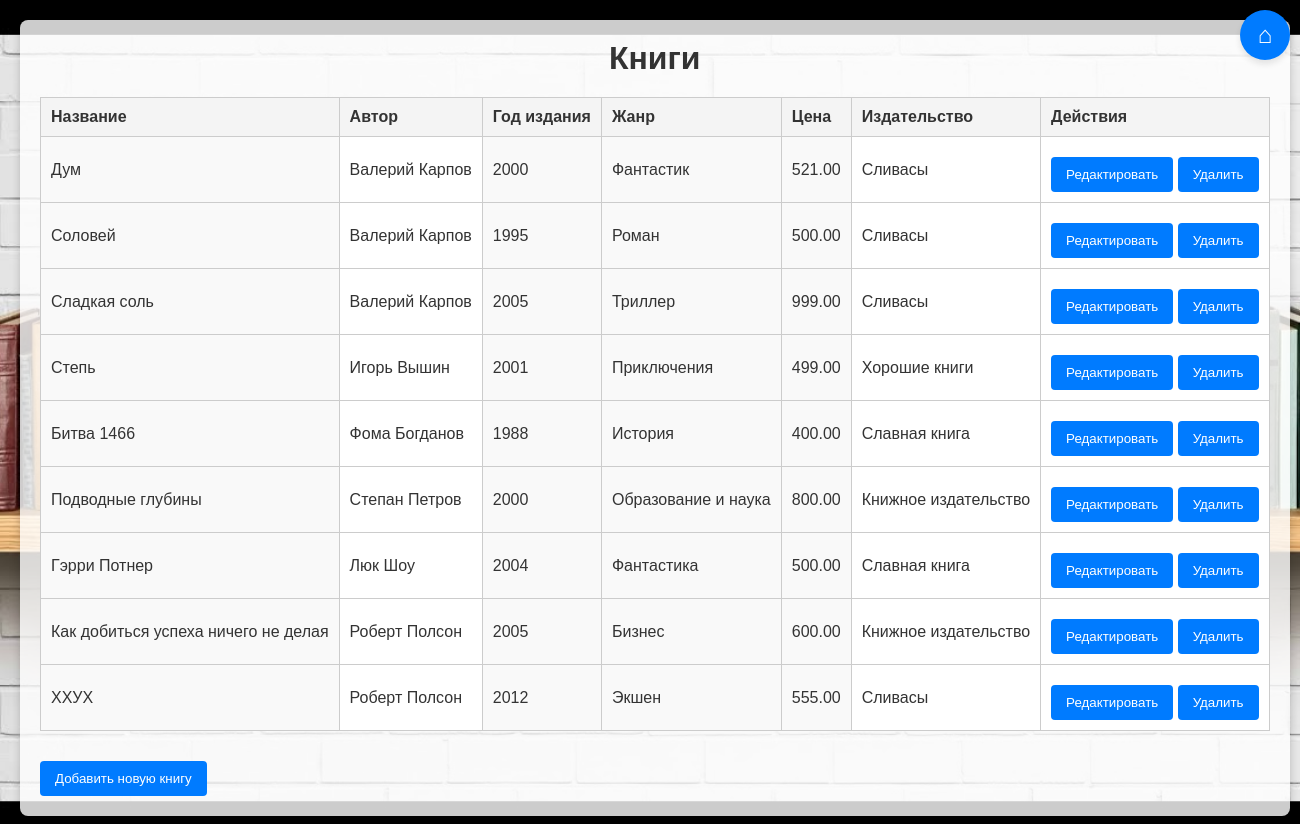
/app/Books.php, run on the app's committed database.
### tables this page shows
CREATE TABLE `Books` (
  `book_id` int NOT NULL,
  `title` varchar(255) NOT NULL,
  `author_id` int NOT NULL,
  `publisher_id` int NOT NULL,
  `god_izdaniya` int NOT NULL,
  `genre` varchar(100) NOT NULL,
  `price` decimal(10,2) NOT NULL
);

CREATE TABLE `Authors` (
  `author_id` int NOT NULL,
  `name` varchar(50) NOT NULL,
  `surname` varchar(50) NOT NULL,
  `country` varchar(50) NOT NULL,
  `date_of_birth` date NOT NULL
);

CREATE TABLE `Publishers` (
  `publisher_id` int NOT NULL,
  `name` varchar(100) NOT NULL,
  `country` varchar(255) DEFAULT 'Россия',
  `phone_number` varchar(20) NOT NULL
);

### app/Books.php (the view, shortened to what this page needs)
<!DOCTYPE html>
<html lang="ru">
<head>
    <link rel="stylesheet" href="styles.css">
</head>
<body class="books-page">
<div class="container">
    <button class="home-button">
        <a href="index.php" title="На главную">&#8962;</a>
    </button>
    <h1>Книги</h1>
    <table>
        <thead>
        <tr>
            <th>Название</th>
            <th>Автор</th>
            <th>Год издания</th>
            <th>Жанр</th>
            <th>Цена</th>
			<th>Издательство</th>
            <th>Действия</th>
        </tr>
        </thead>
        <tbody>
        <?php
        include("dbook.php");
        $query = "SELECT
                    b.book_id,
                    b.title,
                    a.name AS author_name,
                    a.surname AS author_surname,
                    b.god_izdaniya,
                    b.genre,
                    b.price,
					p.name AS publisher_name
                  FROM Books b
                  JOIN Authors a ON b.author_id = a.author_id
				  JOIN Publishers p ON b.publisher_id = p. publisher_id";
        $result = mysqli_query($dbook, $query);
        if (!$result) {
            echo "<tr><td colspan='6'>Ошибка при выполнении запроса: " . mysqli_error($dbook) . "</td></tr>";
        } else {
            while ($book = mysqli_fetch_assoc($result)) {
                echo "<tr id='book_{$book['book_id']}'>";
                echo "<td class='editable' data-column='title'>{$book['title']}</td>";
                echo "<td>{$book['author_name']} {$book['author_surname']}</td>";
                echo "<td class='editable' data-column='god_izdaniya'>{$book['god_izdaniya']}</td>";
                echo "<td class='editable' data-column='genre'>{$book['genre']}</td>";
                echo "<td class='editable' data-column='price'>{$book['price']}</td>";
				echo "<td>{$book['publisher_name']}</td>";
                echo "<td>
                        <button class='editBtn button' data-id='{$book['book_id']}'>Редактировать</button>
                        <button class='saveBtn button' data-id='{$book['book_id']}' style='display: none;'>Сохранить изменения</button>
                        <button class='deleteBtn button' data-id='{$book['book_id']}'>Удалить</button>
                      </td>";
                echo "</tr>";
            }
        }
        ?>
        </tbody>
    </table>
    <button id="addBookBtn" class="button">Добавить новую книгу</button>
</div>
</body>
</html>

### app/styles.css (style rules this page uses)
body, h1, h2, p, a { margin: 0; padding: 0; box-sizing: border-box; }
body { font-family: Arial, sans-serif; background: url('picture.jpg') no-repeat center center fixed; background-size: cover; color: #333; display: flex; justify-content: center; align-items: center; height: 100vh; flex-direction: column; }
h1 { color: #f5f5f5; text-align: center; margin-bottom: 20px; font-size: 36px; }
body.books-page { font-family: Arial, sans-serif; background: url('picture.jpg') no-repeat center center fixed; background-size: cover; color: #333; margin: 0; padding: 20px; }
.books-page .container { background: rgba(255, 255, 255, 0.8); padding: 20px; border-radius: 8px; box-shadow: 0 4px 8px rgba(0, 0, 0, 0.2); }
.books-page table { width: 100%; min-width: 800px; border-collapse: collapse; margin-bottom: 20px; background-color: #fff; }
.books-page table th, .books-page table td { border: 1px solid #ccc; padding: 10px; text-align: left; white-space: nowrap; }
.books-page table th { background-color: #f4f4f4; }
.books-page .button { display: inline-block; padding: 10px 15px; margin-top: 10px; color: #fff; background-color: #007bff; border: none; border-radius: 4px; text-decoration: none; text-align: center; cursor: pointer; }
.books-page .editBtn { white-space: nowrap; }
.books-page .editable { background-color: #f9f9f9; }
.books-page h1 { font-size: 32px; font-weight: bold; color: #333; text-align: center; }
.container { max-width: 100%; overflow-x: auto; }
table { width: 100%; border-collapse: collapse; }
table th, table td { border: 1px solid #ddd; padding: 8px; text-align: left; }
button { cursor: pointer; padding: 5px 10px; border: none; background-color: #007BFF; color: white; border-radius: 3px; }
td:nth-child(4), td:nth-child(5) { width: 20%; }
td:nth-child(6) { width: 30%; text-align: center; }
.home-button { position: fixed; top: 10px; right: 10px; background-color: #007BFF; color: #fff; border: none; border-radius: 50%; width: 50px; height: 50px; display: flex; justify-content: center; align-items: center; font-size: 24px; line-height: 50px; cursor: pointer; box-shadow: 0 4px 6px rgba(0, 0, 0, 0.1); transition: background-color 0.3s ease; }
.home-button a { text-decoration: none; color: #fff; }

### app/Books.php (style rules this page uses)
body { font-family: Arial, sans-serif; margin: 0; padding: 0; overflow-x: hidden; height 100vh; }
.container { max-width: 1400px; margin: 0 auto; padding: 20px; }
table { width: 100%; border-collapse: collapse; margin-bottom: 20px; background-color: #fff; }
th, td { padding: 10px; border: 1px solid #ccc; text-align: left; }
th { background-color: #f4f4f4; }
.button { padding: 10px 15px; background-color: #007bff; color: white; border: none; cursor: pointer; border-radius: 5px; }

### data on the page
books: title "Дум", author.name "Валерий", author.surname "Карпов", god_izdaniya "2000", genre "Фантастик", price "521.00", publisher.name "Сливасы"
books: title "Соловей", author.name "Валерий", author.surname "Карпов", god_izdaniya "1995", genre "Роман", price "500.00", publisher.name "Сливасы"
books: title "Сладкая соль", author.name "Валерий", author.surname "Карпов", god_izdaniya "2005", genre "Триллер", price "999.00", publisher.name "Сливасы"
books: title "Степь", author.name "Игорь", author.surname "Вышин", god_izdaniya "2001", genre "Приключения", price "499.00", publisher.name "Хорошие книги"
books: title "Битва 1466", author.name "Фома", author.surname "Богданов", god_izdaniya "1988", genre "История", price "400.00", publisher.name "Славная книга"
books: title "Подводные глубины", author.name "Степан", author.surname "Петров", god_izdaniya "2000", genre "Образование и наука", price "800.00", publisher.name "Книжное издательство"
books: title "Гэрри Потнер", author.name "Люк", author.surname "Шоу", god_izdaniya "2004", genre "Фантастика", price "500.00", publisher.name "Славная книга"
books: title "Как добиться успеха ничего не делая", author.name "Роберт", author.surname "Полсон", god_izdaniya "2005", genre "Бизнес", price "600.00", publisher.name "Книжное издательство"
books: title "ХХУХ", author.name "Роберт", author.surname "Полсон", god_izdaniya "2012", genre "Экшен", price "555.00", publisher.name "Сливасы"
